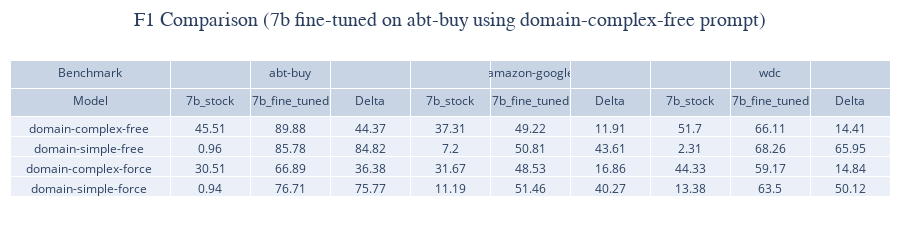
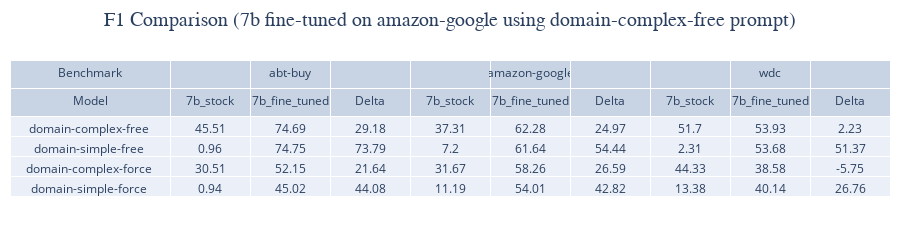
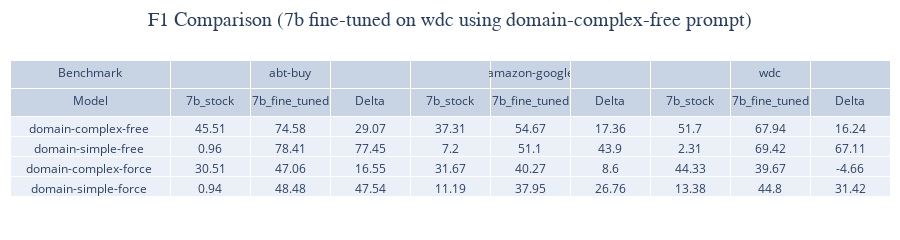

Source (notebook cell) for these figures, in order:
### Code cell
directory_path = '../results/abt-buy/7b/2024-04-01-14-38-31/results'

file_paths = analytics.get_all_files_in_directory(directory_path)
all_stats = analytics.calculate_fine_tuned_stats(file_paths)
df_fintuned_results = analytics.create_comparison_df(all_stats, baseline_7b_stats)


analytics.create_plotly_table(df_fintuned_results, fine_tuned_prompt="domain-complex-free", benchmark="abt-buy", title="F1 Comparison (7b fine-tuned on abt-buy using domain-complex-free prompt)" , file_path="../plots/knowledge_transfer")


directory_path = '../results/amazon-google/7b/2024-03-30-13-23-52/results'

file_paths = analytics.get_all_files_in_directory(directory_path)
# Filter out non-JSON files
json_file_paths = [path for path in file_paths if path.endswith('.json')]

all_stats = analytics.calculate_fine_tuned_stats(json_file_paths, included_tasks=included_tasks)

df_fintuned_results = analytics.create_comparison_df(all_stats, baseline_7b_stats)


analytics.create_plotly_table(df_fintuned_results, fine_tuned_prompt="domain-complex-free", benchmark="abt-buy", title="F1 Comparison (7b fine-tuned on amazon-google using domain-complex-free prompt)", file_path="../plots/knowledge_transfer")

directory_path = '../results/7b/10_000/results'

file_paths = analytics.get_all_files_in_directory(directory_path)
# Filter out non-JSON files
json_file_paths = [path for path in file_paths if path.endswith('.json')]

all_stats = analytics.calculate_fine_tuned_stats(json_file_paths, included_tasks=included_tasks)

df_fintuned_results = analytics.create_comparison_df(all_stats, baseline_7b_stats)


analytics.create_plotly_table(df_fintuned_results, fine_tuned_prompt="domain-complex-free", benchmark="abt-buy", title="F1 Comparison (7b fine-tuned on wdc using domain-complex-free prompt)")

### Figure 1 — Plotly figure (JSON) as saved in the notebook; plotly's stock layout.template omitted (floating-point values rounded to 4 significant figures)
{"data": [{"cells": {"align": "center", "values": [["domain-complex-free ", "domain-simple-free ", "domain-complex-force ", "domain-simple-force "], [45.51, 0.96, 30.51, 0.94], [89.88, 85.78, 66.89, 76.71], [44.37, 84.82, 36.38, 75.77], [37.31, 7.2, 31.67, 11.19], [49.22, 50.81, 48.53, 51.46], [11.91, 43.61, 16.86, 40.27], [51.7, 2.31, 44.33, 13.38], [66.11, 68.26, 59.17, 63.5], [14.41, 65.95, 14.84, 50.12]]}, "columnwidth": [200, 100, 100, 100, 100, 100, 100, 100, 100, 100, 100, 100, 100, 100, 100, 100, 100, 100, 100], "header": {"align": "center", "values": [["Benchmark", "Model"], ["", "7b_stock"], ["abt-buy", "7b_fine_tuned"], ["", "Delta"], ["", "7b_stock"], ["amazon-google", "7b_fine_tuned"], ["", "Delta"], ["", "7b_stock"], ["wdc", "7b_fine_tuned"], ["", "Delta"]]}, "type": "table"}], "layout": {"height": 220, "margin": {"b": 0, "l": 10, "r": 10, "t": 60}, "title": {"font": {"family": "Arial", "size": 20}, "text": "F1 Comparison (7b fine-tuned on abt-buy using domain-complex-free prompt)", "x": 0.5, "y": 0.95}}}

### Figure 2 — Plotly figure (JSON) as saved in the notebook; plotly's stock layout.template omitted (floating-point values rounded to 4 significant figures)
{"data": [{"cells": {"align": "center", "values": [["domain-complex-free ", "domain-simple-free ", "domain-complex-force ", "domain-simple-force "], [45.51, 0.96, 30.51, 0.94], [74.69, 74.75, 52.15, 45.02], [29.18, 73.79, 21.64, 44.08], [37.31, 7.2, 31.67, 11.19], [62.28, 61.64, 58.26, 54.01], [24.97, 54.44, 26.59, 42.82], [51.7, 2.31, 44.33, 13.38], [53.93, 53.68, 38.58, 40.14], [2.23, 51.37, -5.75, 26.76]]}, "columnwidth": [200, 100, 100, 100, 100, 100, 100, 100, 100, 100, 100, 100, 100, 100, 100, 100, 100, 100, 100], "header": {"align": "center", "values": [["Benchmark", "Model"], ["", "7b_stock"], ["abt-buy", "7b_fine_tuned"], ["", "Delta"], ["", "7b_stock"], ["amazon-google", "7b_fine_tuned"], ["", "Delta"], ["", "7b_stock"], ["wdc", "7b_fine_tuned"], ["", "Delta"]]}, "type": "table"}], "layout": {"height": 220, "margin": {"b": 0, "l": 10, "r": 10, "t": 60}, "title": {"font": {"family": "Arial", "size": 20}, "text": "F1 Comparison (7b fine-tuned on amazon-google using domain-complex-free prompt)", "x": 0.5, "y": 0.95}}}

### Figure 3 — Plotly figure (JSON) as saved in the notebook; plotly's stock layout.template omitted (floating-point values rounded to 4 significant figures)
{"data": [{"cells": {"align": "center", "values": [["domain-complex-free ", "domain-simple-free ", "domain-complex-force ", "domain-simple-force "], [45.51, 0.96, 30.51, 0.94], [74.58, 78.41, 47.06, 48.48], [29.07, 77.45, 16.55, 47.54], [37.31, 7.2, 31.67, 11.19], [54.67, 51.1, 40.27, 37.95], [17.36, 43.9, 8.6, 26.76], [51.7, 2.31, 44.33, 13.38], [67.94, 69.42, 39.67, 44.8], [16.24, 67.11, -4.66, 31.42]]}, "columnwidth": [200, 100, 100, 100, 100, 100, 100, 100, 100, 100, 100, 100, 100, 100, 100, 100, 100, 100, 100], "header": {"align": "center", "values": [["Benchmark", "Model"], ["", "7b_stock"], ["abt-buy", "7b_fine_tuned"], ["", "Delta"], ["", "7b_stock"], ["amazon-google", "7b_fine_tuned"], ["", "Delta"], ["", "7b_stock"], ["wdc", "7b_fine_tuned"], ["", "Delta"]]}, "type": "table"}], "layout": {"height": 220, "margin": {"b": 0, "l": 10, "r": 10, "t": 60}, "title": {"font": {"family": "Arial", "size": 20}, "text": "F1 Comparison (7b fine-tuned on wdc using domain-complex-free prompt)", "x": 0.5, "y": 0.95}}}
